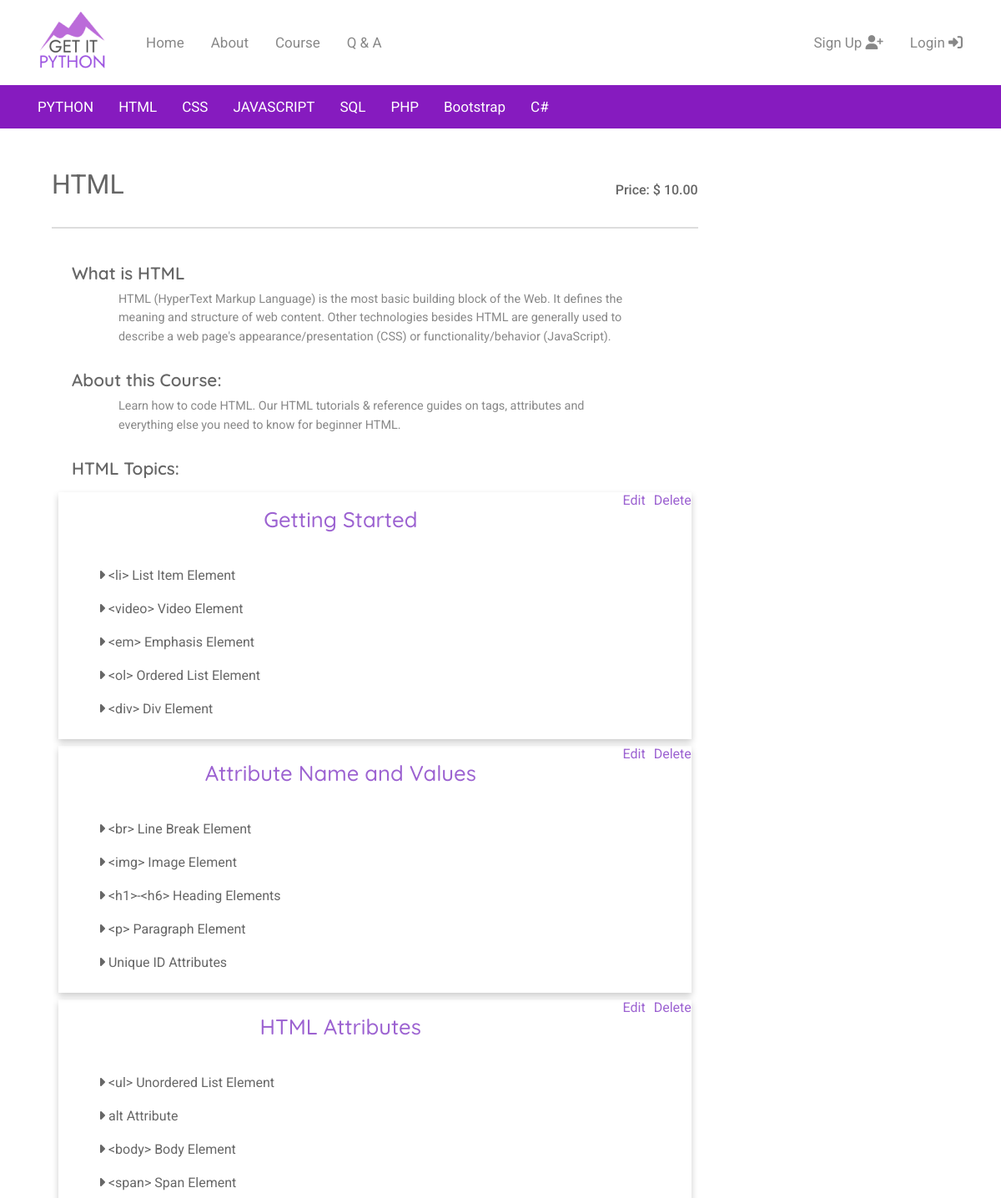
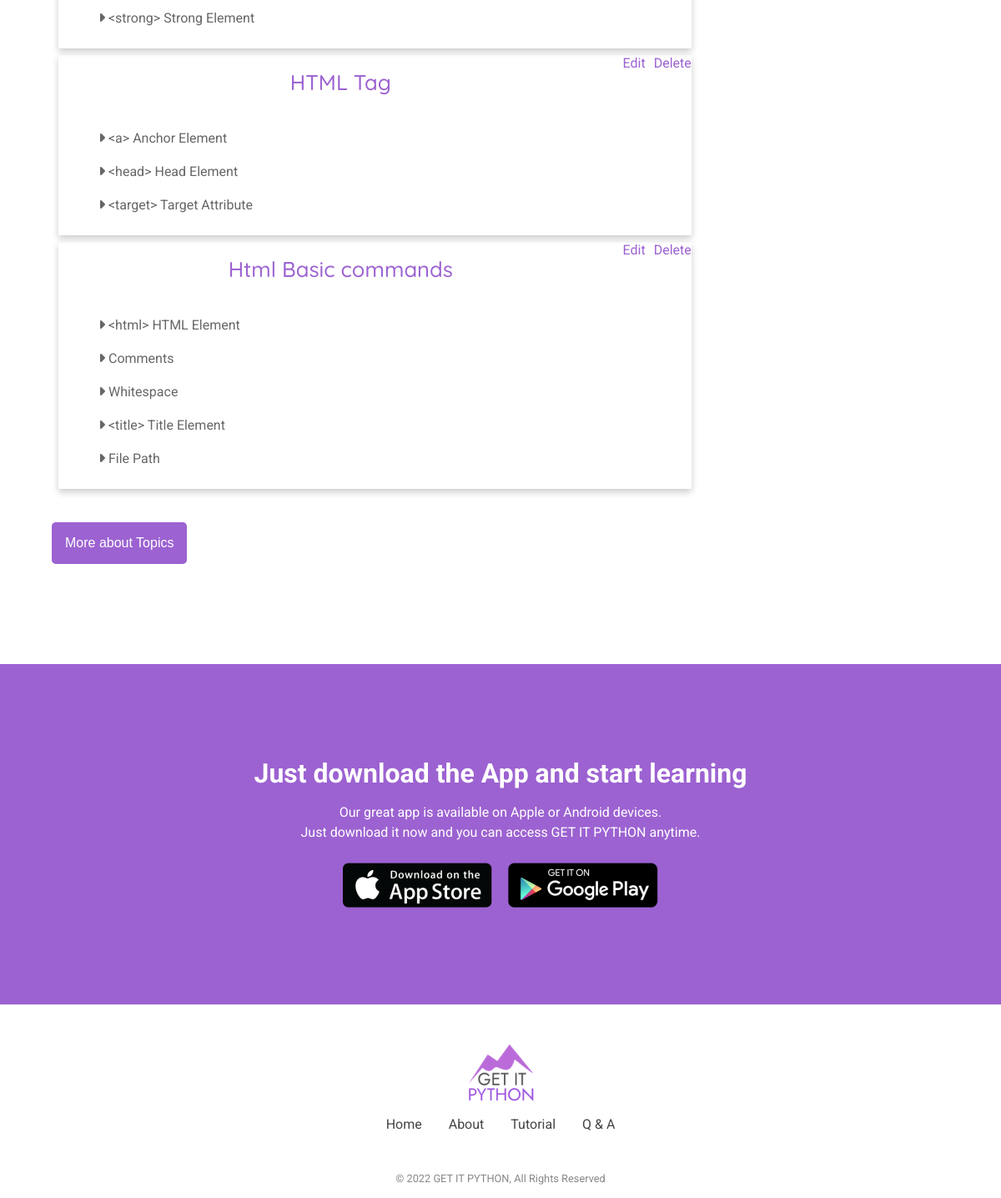
The page /course/courses/2/ on the database its author committed (2 pictures, top to bottom).
### courses/models.py (models this page shows, shortened)
class Course(models.Model):
    name = models.CharField(max_length=50)
    whatHeading = models.CharField(max_length=150, default="wHeading here...")
    whatDescription = models.TextField(max_length=500, default="wDescription here...")
    howHeading = models.CharField(max_length=150, default="hHeading here...")
    howDescription = models.TextField(max_length=500, default="hDescription here...")
    price = models.DecimalField(max_digits=10, decimal_places=2, default=10.00)

class Topic(models.Model):
    course = models.ForeignKey(Course, on_delete= models.CASCADE)
    name = models.CharField(max_length=50, default="name here...")
    intro = models.TextField(max_length=500, default="intro here...")

class Content(models.Model):
    topic = models.ForeignKey(Topic, on_delete= models.CASCADE, default=4)
    name = models.CharField(max_length=50, default="name here...")
    explanation = models.TextField(max_length=500, default="explanation here...")
    example = models.TextField(max_length=500, default="example here...")
    minutesToComplete = models.SmallIntegerField(default=8)

### courses/views.py (the view)
# urls.py: path("courses/<int:pk>/", CourseDetailView.as_view(), name="course_detail"),
class CourseDetailView(DetailView):
    model = Course
    template_name = "courses/course_detail.html"

### courses/templates/courses/course_detail.html (shortened to what this page needs)
{% extends "base.html" %}
{% block content %}
<section class="container">
    <div class="course_container">
        <div class="course_content">
            <h1 class="course_heading">{{ course.name }}
            <span class="course_price">Price: $ {{ course.price }}</span></h1>
            <p class="border"><p>
            <h2 class="course_detail_title"> {{ course.whatHeading }} </h2>
            <p class="course_detail_p"> {{ course.whatDescription }} </p>
            <br>
            <h2 class="course_detail_title"> {{ course.howHeading }}:</h2>
            <p class="course_detail_p"> {{ course.howDescription }} </p>
            <br>
            <h2 class="course_detail_title">{{ course.name }} Topics:</h2>
            <div class="course_detail_flex">
                {% for topic in course.topic_set.all %}
                    {% include 'components/topic_card.html' %}
                {% endfor topic %}
            <div>
            <button class="btn_topic_list">
                <a href="{% url 'topic_list' course.id %}">More about Topics</a>
            </button>
        </div>
    </div>
</section>
{% endblock content %}

### courses/templates/components/topic_card.html
<div class="card">
    <div>
        <div style="float:right;"><a style="color:#9c62d1" href="{% url 'topic_delete' topic.pk %}">Delete</a>
        </div>
        <div style="float:right;margin-right:10px;"><a style="color:#9c62d1" href="{% url 'topic_edit' topic.pk %}">Edit</a>
        </div>
    </div>
    <a href="{% url 'topic_detail' pk=topic.id %}"> <h3 class="topic_name">{{topic.name}}</h3></a>
    {% for content in topic.content_set.all %}
        <p class="cont_name"><i class="fas fa-caret-right"></i> {{content.name}}</p>
    {% endfor content %}
</div>

### static/css/main.css (style rules this page uses)
* { margin: 0; padding: 0; box-sizing: border-box; }
body { font-family: Roboto, Arial, Helvetica, sans-serif; }
h3 { font-size: 35px; }
a { text-decoration: none; }
.container { padding-right: 15px; padding-left: 15px; margin-right: auto; margin-left: auto; }
button { border: none; border-radius: .3rem; transition-duration: 0.3s; }
@media (min-width: 768px) { .container { width: 750px; } }
@media (min-width: 992px) { .container { width: 970px; } }
@media (min-width: 1200px) { .container { width: 1170px; } }

### static/css/courses.css (style rules this page uses)
.course_container { padding: 3rem 3rem; margin-bottom: 1.5rem; }
@media screen and (max-width: 1200px) { .course_container { padding: 3rem 2rem; } }
.course_heading { color: #666666; font-family: Roboto, Arial, Helvetica, sans-serif; font-weight: 400; font-size: 2rem; margin-bottom: 1rem; }
.border { width: 100%; height: auto; border-bottom: 2px solid #dddddd; padding-bottom: 1rem; margin-bottom: 2rem; }
.course_content { width: 72%; }
.course_price { font-family: Roboto, Arial, Helvetica, sans-serif; font-weight: 500; font-size: 1rem; color: #666666; float: right; padding-top: 1rem; }
.course_detail_title { font-family: Quicksand, 'Franklin Gothic Medium', 'Arial Narrow', Arial, sans-serif; font-weight: 600; font-size: 1.3rem; padding: .5rem 0 .5rem 1.5rem; color: #666666; }
.course_detail_p { color: #888888; font-size: .9rem; line-height: 1.4rem; padding: 0 5rem; }
.card { box-shadow: 0 4px 8px 0 rgba(0, 0, 0, 0.2); transition: 0.3s; margin: .5rem; padding-bottom: 1rem; }
.topic_name { font-family: Quicksand, 'Franklin Gothic Medium', 'Arial Narrow', Arial, sans-serif; font-weight: 500; text-align: center; color: #9C62D1; font-size: 1.6rem; padding-top: 1rem; padding-bottom: 2rem; }
.cont_name { color: #666666; font-size: 1rem; line-height: 2.5rem; padding: 0 3rem; display: block; }
.btn_topic_list { padding: 1rem; color: #FFFFFF; background-color: #9C62D1; margin: 2rem 0 3rem 0; }
.btn_topic_list a { color: #FFFFFF; font-size: 1rem; }

### rows shown on the page
Course: name "HTML", price "10.00", whatHeading "What is HTML", whatDescription "HTML (HyperText Markup Language) is the most basic building block of the Web. It defines the meaning and structure of web content. Other technologies besides HTML are generally used to describe a web page's appearance/presentation (CSS) or functionality/behavior (JavaScript).", howHeading "About this Course", howDescription "Learn how to code HTML. Our HTML tutorials & reference guides on tags, attributes and everything else you need to know for beginner HTML."
Topic: name "Getting Started"
Content: name "<li> List Item Element"
Content: name "<video> Video Element"
Content: name "<em> Emphasis Element"
Content: name "<ol> Ordered List Element"
Content: name "<div> Div Element"
Topic: name "Attribute Name and Values"
Content: name "<br> Line Break Element"
Content: name "<img> Image Element"
Content: name "<h1>-<h6> Heading Elements"
Content: name "<p> Paragraph Element"
Content: name "Unique ID Attributes"
Topic: name "HTML Attributes"
Content: name "<ul> Unordered List Element"
Content: name "alt Attribute"
Content: name "<body> Body Element"
Content: name "<span> Span Element"
Content: name "<strong> Strong Element"
Topic: name "HTML Tag"
Content: name "<a> Anchor Element"
Content: name "<head> Head Element"
Content: name "<target> Target Attribute"
Topic: name "Html Basic commands"
Content: name "<html> HTML Element"
Content: name "Comments"
Content: name "Whitespace"
Content: name "<title> Title Element"
Content: name "File Path"
